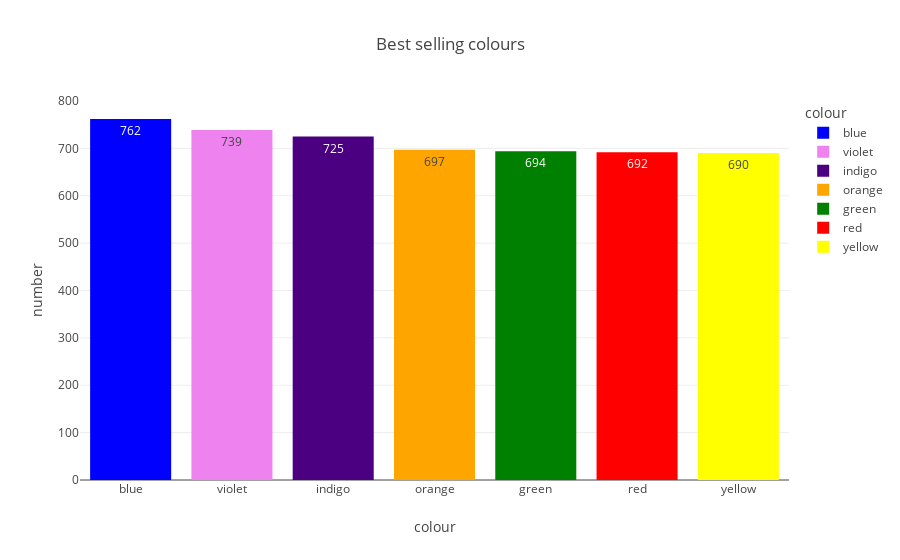

Source (notebook cell):
### Code cell
# Questions 8
# Best selling colours
colour= df["colour"].value_counts().to_frame().reset_index()
colour.columns = ["colour" , "number"]
Univariate_Questions_8 = px.bar(data_frame=colour , x="colour" , y="number" , title="Best selling colours" , color="colour" ,color_discrete_sequence=df["colour"].value_counts().index.to_list() , text_auto=True)
Univariate_Questions_8.show()

### Figure 1 — Plotly figure (JSON) as saved in the notebook; plotly's stock layout.template omitted (floating-point values rounded to 4 significant figures)
{"data": [{"alignmentgroup": "True", "hovertemplate": "colour=%{x}<br>number=%{y}<extra></extra>", "legendgroup": "blue", "marker": {"color": "blue", "pattern": {"shape": ""}}, "name": "blue", "offsetgroup": "blue", "orientation": "v", "showlegend": true, "textposition": "auto", "texttemplate": "%{y}", "type": "bar", "x": ["blue"], "xaxis": "x", "y": [762], "yaxis": "y"}, {"alignmentgroup": "True", "hovertemplate": "colour=%{x}<br>number=%{y}<extra></extra>", "legendgroup": "violet", "marker": {"color": "violet", "pattern": {"shape": ""}}, "name": "violet", "offsetgroup": "violet", "orientation": "v", "showlegend": true, "textposition": "auto", "texttemplate": "%{y}", "type": "bar", "x": ["violet"], "xaxis": "x", "y": [739], "yaxis": "y"}, {"alignmentgroup": "True", "hovertemplate": "colour=%{x}<br>number=%{y}<extra></extra>", "legendgroup": "indigo", "marker": {"color": "indigo", "pattern": {"shape": ""}}, "name": "indigo", "offsetgroup": "indigo", "orientation": "v", "showlegend": true, "textposition": "auto", "texttemplate": "%{y}", "type": "bar", "x": ["indigo"], "xaxis": "x", "y": [725], "yaxis": "y"}, {"alignmentgroup": "True", "hovertemplate": "colour=%{x}<br>number=%{y}<extra></extra>", "legendgroup": "orange", "marker": {"color": "orange", "pattern": {"shape": ""}}, "name": "orange", "offsetgroup": "orange", "orientation": "v", "showlegend": true, "textposition": "auto", "texttemplate": "%{y}", "type": "bar", "x": ["orange"], "xaxis": "x", "y": [697], "yaxis": "y"}, {"alignmentgroup": "True", "hovertemplate": "colour=%{x}<br>number=%{y}<extra></extra>", "legendgroup": "green", "marker": {"color": "green", "pattern": {"shape": ""}}, "name": "green", "offsetgroup": "green", "orientation": "v", "showlegend": true, "textposition": "auto", "texttemplate": "%{y}", "type": "bar", "x": ["green"], "xaxis": "x", "y": [694], "yaxis": "y"}, {"alignmentgroup": "True", "hovertemplate": "colour=%{x}<br>number=%{y}<extra></extra>", "legendgroup": "red", "marker": {"color": "red", "pattern": {"shape": ""}}, "name": "red", "offsetgroup": "red", "orientation": "v", "showlegend": true, "textposition": "auto", "texttemplate": "%{y}", "type": "bar", "x": ["red"], "xaxis": "x", "y": [692], "yaxis": "y"}, {"alignmentgroup": "True", "hovertemplate": "colour=%{x}<br>number=%{y}<extra></extra>", "legendgroup": "yellow", "marker": {"color": "yellow", "pattern": {"shape": ""}}, "name": "yellow", "offsetgroup": "yellow", "orientation": "v", "showlegend": true, "textposition": "auto", "texttemplate": "%{y}", "type": "bar", "x": ["yellow"], "xaxis": "x", "y": [690], "yaxis": "y"}], "layout": {"barmode": "relative", "legend": {"title": {"text": "colour"}, "tracegroupgap": 0}, "title": {"text": "Best selling colours"}, "xaxis": {"anchor": "y", "categoryarray": ["blue", "violet", "indigo", "orange", "green", "red", "yellow"], "categoryorder": "array", "domain": [0, 1], "title": {"text": "colour"}}, "yaxis": {"anchor": "x", "domain": [0, 1], "title": {"text": "number"}}}}
